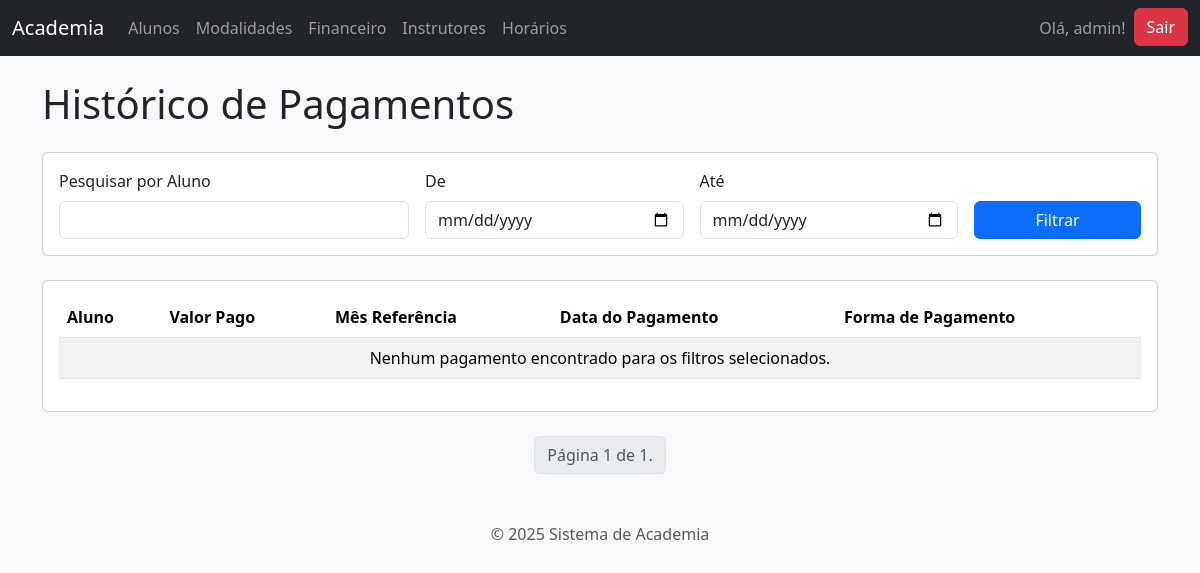
The app's page /gestao/pagamentos/ (signed in), older data.
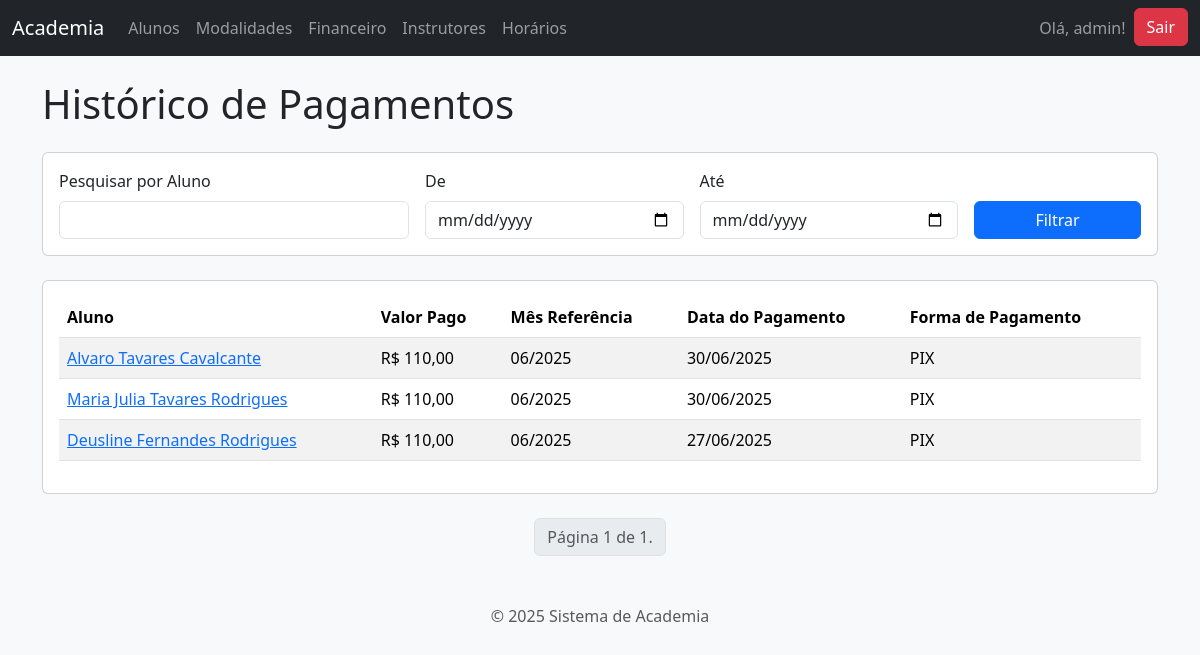
The same page, newer data.
### gestao_academia/models.py (models this page shows, shortened)
class Pagamento(models.Model):
    FORMAS_PAGAMENTO = [
        ('PIX', 'PIX'),
        ('DIN', 'Dinheiro'),
        ('CC', 'Cartão de Crédito'),
        ('CD', 'Cartão de Débito'),
        ('TRA', 'Transferência Bancária'),
    ]
    aluno = models.ForeignKey(Aluno, on_delete=models.CASCADE, related_name="pagamentos")
    valor = models.DecimalField(max_digits=8, decimal_places=2, verbose_name="Valor Pago")
    data_pagamento = models.DateField(default=timezone.now, verbose_name="Data do Pagamento")
    mes_referencia = models.DateField(verbose_name="Mês de Referêrencia")
    forma_pagamento = models.CharField(max_length=3, choices=FORMAS_PAGAMENTO, verbose_name="Forma de Pagamento")
    class Meta:
        ordering = ['-data_pagamento', '-mes_referencia']

class Aluno(models.Model):
    nome_completo = models.CharField(max_length=255, verbose_name="Nome Completo")
    cpf = models.CharField(max_length=14, unique=True, verbose_name="CPF", help_text="Formato: 000.000.000-00", null=True)
    data_nascimento = models.DateField(verbose_name="Data de Nascimento")
    telefone = models.CharField(max_length=20, blank=True, null=True, verbose_name="Telefone")
    email = models.EmailField(max_length=255, unique=True, verbose_name="E-mail")
    responsavel = models.CharField(max_length=255, blank=True, null=True, verbose_name="Nome do Responsável (se menor de 18 anos)")
    cep = models.CharField(max_length=9, blank=True, null=True, verbose_name="CEP")
    rua = models.CharField(max_length=255, blank=True, null=True, verbose_name="Rua")
    numero = models.CharField(max_length=10, blank=True, null=True, verbose_name="Número")
    complemento = models.CharField(max_length=100, blank=True, null=True, verbose_name="Complemento")
    bairro = models.CharField(max_length=100,blank=True, null=True, verbose_name="Bairro")
    cidade = models.CharField(max_length=100, blank=True, null=True, verbose_name="Cidade")
    estado = models.CharField(max_length=2, blank=True, null=True, verbose_name="Estado (UF)")
    data_matricula = models.DateField(default=timezone.now, verbose_name="Data da Matrícula")
    plano = models.ForeignKey(Plano, on_delete=models.SET_NULL, null=True, blank=True, related_name="alunos", verbose_name="Plano Atual")
    foto = models.ImageField(upload_to='fotos_alunos/', blank=True, null=True, verbose_name="Foto")
    modalidades = models.ManyToManyField(Modalidade, through='MatriculaModalidade', related_name="alunos")

### gestao_academia/views.py (the view)
# urls.py: path('pagamentos/', views.lista_pagamentos, name='lista_pagamentos'),
@login_required
def lista_pagamentos(request):
    queryset = Pagamento.objects.all().order_by('-data_pagamento')
    termo_pesquisa = request.GET.get('pesquisa','')
    data_inicio =request.GET.get('data_inicio','')
    data_fim = request.GET.get('data_fim','')
    if termo_pesquisa:
       queryset = queryset.filter(aluno__nome_completo__icontains=termo_pesquisa)
    if data_inicio:
       queryset = queryset.filter(data_pagamento__gte=data_inicio)
    if data_fim:
        queryset = queryset.filter(data_pagamento__lte=data_fim)
    paginador = Paginator(queryset,10) # Mostra 10 pagamentos por página
    pagina_num = request.GET.get('pagina')
    pagina_obj = paginador.get_page(pagina_num)
    contexto = {
        'pagina_obj':pagina_obj,
        'titulo':'Histórico de Pagamentos',
        'termo_pesquisa': termo_pesquisa,
        'data_inicio' : data_inicio,
        'data_fim' : data_fim,
    }
    return render(request, 'gestao_academia/pagamento_lista.html', contexto)

### gestao_academia/templates/gestao_academia/pagamento_lista.html (shortened to what this page needs)
{% extends "base.html" %}
{% block content %}
<h1 class="mb-4">{{ titulo }}</h1>
<div class="card mb-4">
    <div class="card-body">
        <form method="get" action="{% url 'lista_pagamentos' %}">
            <div class="row g-3 align-items-end">
                <div class="col-md-4">
                    <label for="pesquisa" class="form-label">Pesquisar por Aluno</label>
                    <input type="text" name="pesquisa" id="pesquisa" class="form-control" value="{{ termo_pesquisa }}">
                </div>
                <div class="col-md-3">
                    <label for="data_inicio" class="form-label">De</label>
                    <input type="date" name="data_inicio" id="data_inicio" class="form-control" value="{{ data_inicio }}">
                </div>
                <div class="col-md-3">
                    <label for="data_fim" class="form-label">Até</label>
                    <input type="date" name="data_fim" id="data_fim" class="form-control" value="{{ data_fim }}">
                </div>
                <div class="col-md-2">
                    <button type="submit" class="btn btn-primary w-100">Filtrar</button>
                </div>
            </div>
        </form>
    </div>
</div>
<div class="card">
    <div class="card-body">
        <table class="table table-striped">
            <thead>
                <tr>
                    <th>Aluno</th>
                    <th>Valor Pago</th>
                    <th>Mês Referência</th>
                    <th>Data do Pagamento</th>
                    <th>Forma de Pagamento</th>
                </tr>
            </thead>
            <tbody>
                {% for pgto in pagina_obj %}
                <tr>
                    <td><a href="{% url 'aluno_detalhe' pk=pgto.aluno.pk %}">{{ pgto.aluno.nome_completo }}</a></td>
                    <td>R$ {{ pgto.valor|floatformat:2 }}</td>
                    <td>{{ pgto.mes_referencia|date:"m/Y" }}</td>
                    <td>{{ pgto.data_pagamento|date:"d/m/Y" }}</td>
                    <td>{{ pgto.get_forma_pagamento_display }}</td>
                </tr>
                {% empty %}
                <tr>
                    <td colspan="5" class="text-center">Nenhum pagamento encontrado para os filtros selecionados.</td>
                </tr>
                {% endfor %}
            </tbody>
        </table>
    </div>
</div>
<nav aria-label="Navegação de página" class="mt-4">
    <ul class="pagination justify-content-center">
        <li class="page-item disabled">
            <span class="page-link">Página {{ pagina_obj.number }} de {{ pagina_obj.paginator.num_pages }}.</span>
        </li>
    </ul>
</nav>
{% endblock %}

Row changes from the older to the newer data that the page shows:
added Pagamento: aluno.nome_completo "Alvaro Tavares Cavalcante", valor "110,00", mes_referencia "06/2025", data_pagamento "30/06/2025", forma_pagamento "PIX"
added Pagamento: aluno.nome_completo "Maria Julia Tavares Rodrigues", valor "110,00", mes_referencia "06/2025", data_pagamento "30/06/2025", forma_pagamento "PIX"
added Pagamento: aluno.nome_completo "Deusline Fernandes Rodrigues", valor "110,00", mes_referencia "06/2025", data_pagamento "27/06/2025", forma_pagamento "PIX"
Text that changed along with them:
text no longer shown: "Nenhum pagamento encontrado para os filtros selecionados."
